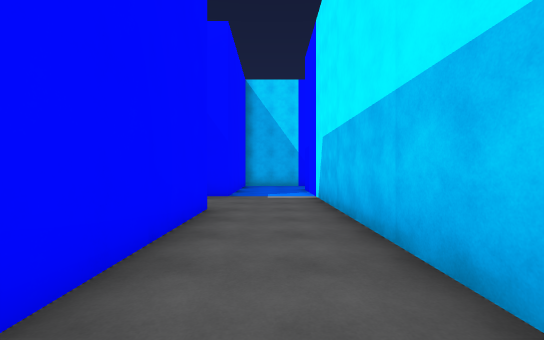
[1] (above)

23 first-person views from a walk through a scene from a Unity 3-D project. The camera is 1.5 m above the floor, looks level and sees 90° across. The floor is counted in squares, 2 m on a side. Each view is taken from the middle of a square. On the plan, view 1 faces up. The plan holds only what a view shows up to about 10 squares ahead; the rest is blank. The player is left out.

[2]
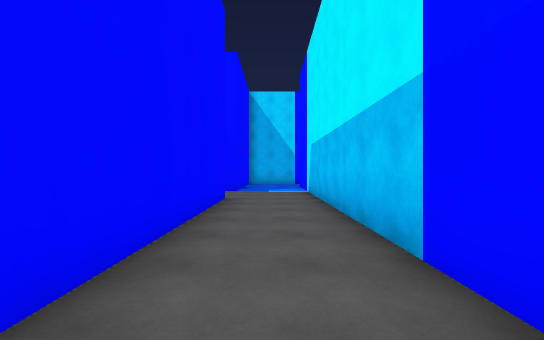

[3]
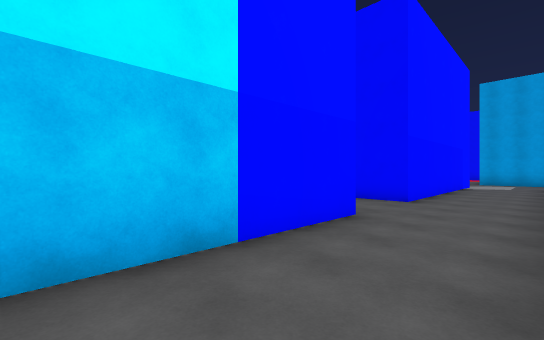

[4]
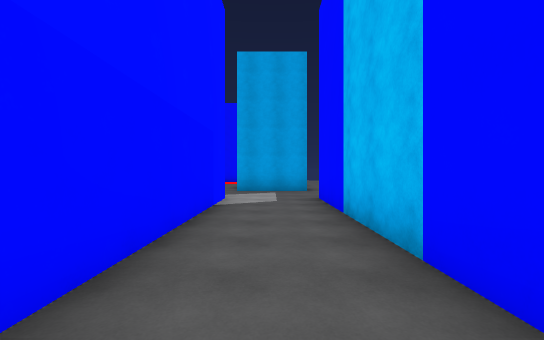

[5]
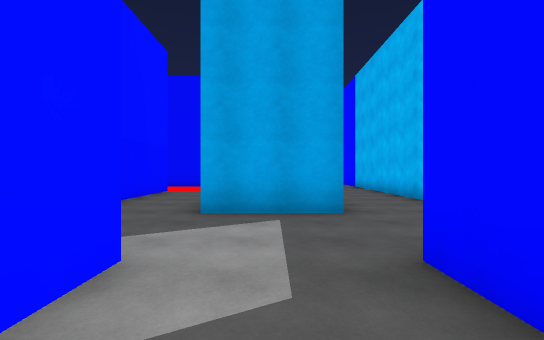

[6]
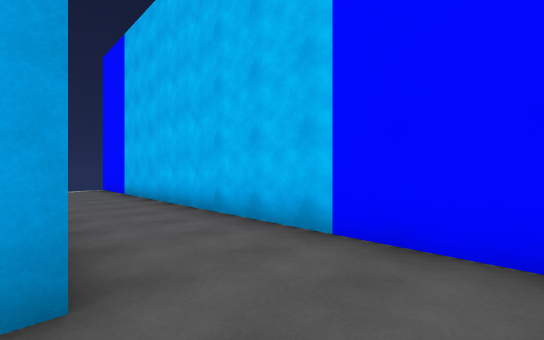

[7]
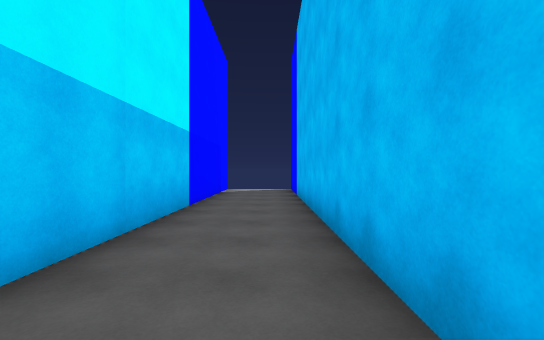

[8]
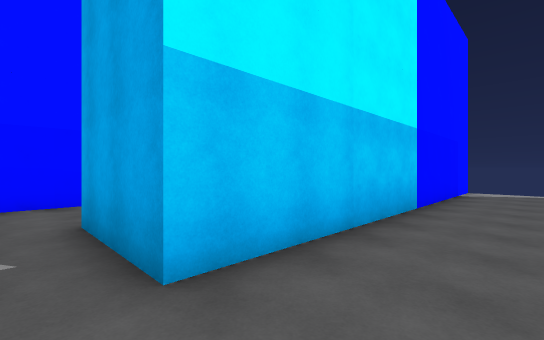

[9]
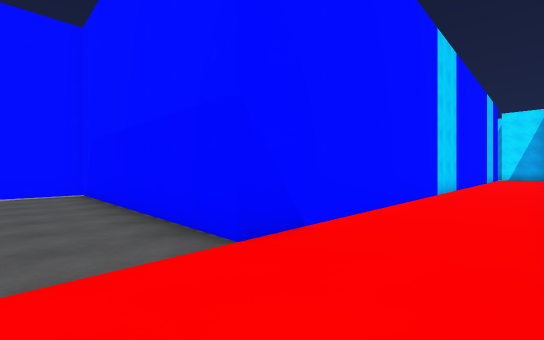

[10]
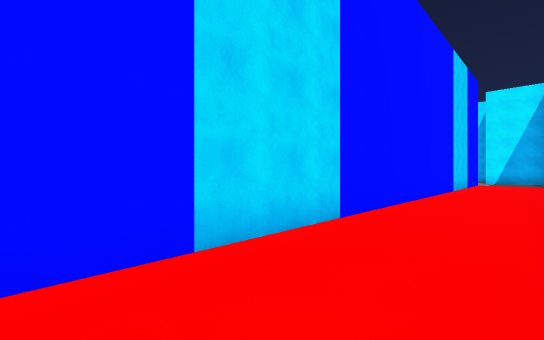

[11]
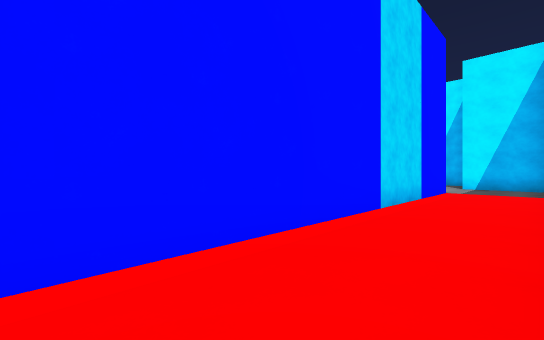

[12]
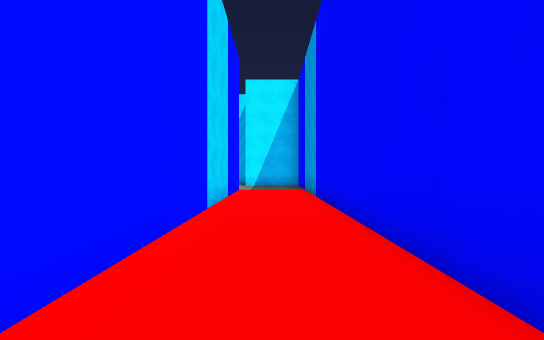

[13]
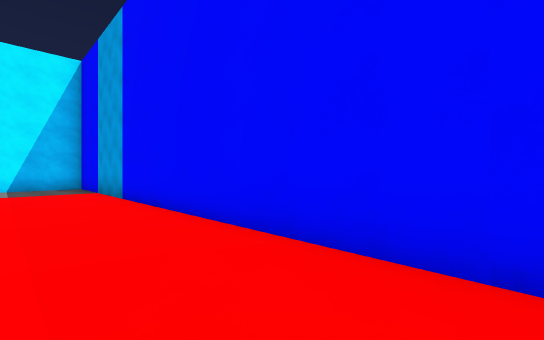

[14]
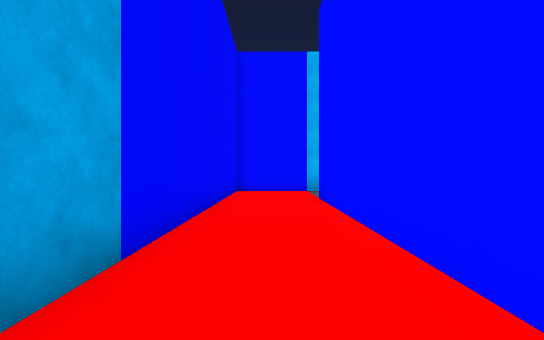

[15]
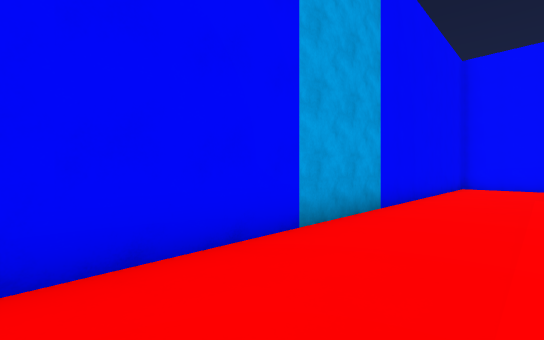

[16]
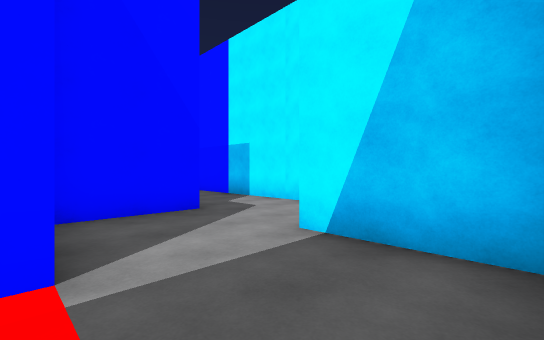

[17]
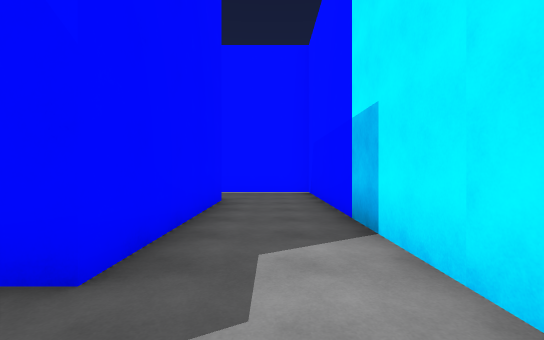

[18]
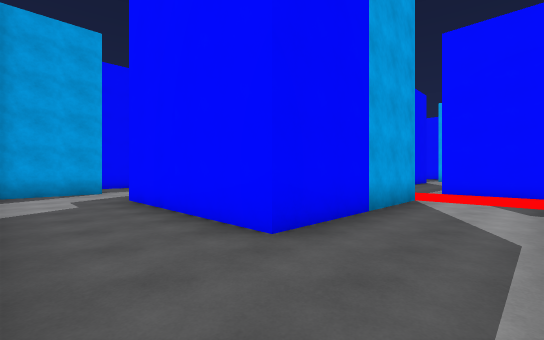

[19]
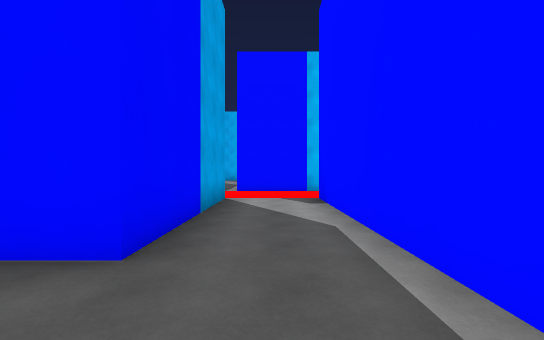

[20]
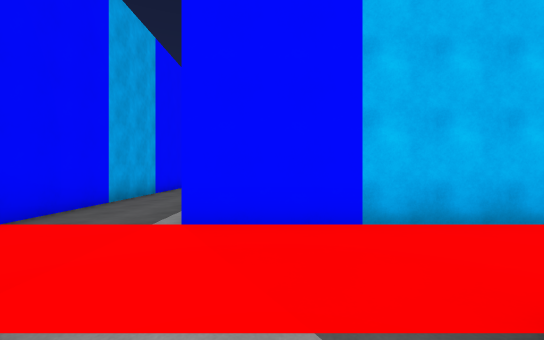

[21]
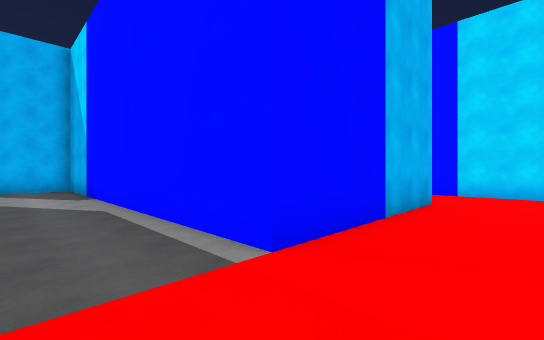

[22]
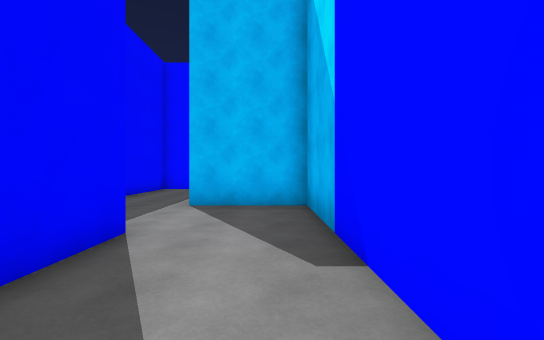

[23]
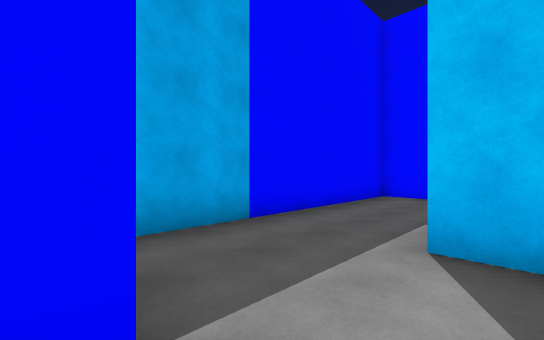

### Floor plan
Points are (right, up) in squares from view 1. A wall is a line through its corners. A room is listed if a view was taken in it or the views show most of it. See-through windows are left out.
Room 1 (views 1, 2, 3, 4, 5, 6, 7, 8)
walls: (-1.2, -6.2) (-1.2, -12.2); (1.2, -2.2) (1.2, 10); (1.2, -12.2) (1.2, -4.8); (-3.8, -13) (-3.8, -24.4); (-1.2, 5.2) (-1.2, -0.8); (-1.2, 9.9) (-1.2, 7.8) (-1.9, 7.8); (-1.3, -24.8) (-1.3, -14.7) (1.2, -14.7)
ways out: opening at (1, -13.5) to room 2; opening at (1.5, -3.5)
Room 2 (views 9, 10, 11, 12, 13, 14, 15, 16, 17, 18, 19, 20, 21, 22, 23)
walls: (13.8, -14.7) (21.2, -14.7); (23.8, -12.2) (28.8, -12.2) (28.8, -17.3) (26.5, -17.3); (21.3, -7.2) (21.3, -12.2) (11.2, -12.2) (11.2, -14.8); (16, -22.2) (27.9, -22.2); (6.2, -16) (6.2, -17.2) (13, -17.2); (26.4, -19.8) (3.8, -19.8) (3.8, -12.2) (2, -12.2); (28.8, -22) (28.8, -19.7) (31, -19.7); (31.3, -17.8) (31.3, -9.7) (23.8, -9.7); (1.2, -19.2) (1.2, -22.2); (1.5, -22.2) (14, -22.2)
ways out: opening at (1, -13.5) to room 1; opening at (22.5, -8.5)

Where each view was taken, in squares from view 1:
view 1: 0 up, 0 right, facing up
view 2: 2 down, 0 right, facing up
view 3: 2 up, 1 left, facing down-right
view 4: 5 down, 0 right, facing down
view 5: 10 down, 0 right, facing down
view 6: 13 down, 1 left, facing down-left
view 7: 14 down, 3 left, facing down
view 8: 14 down, 3 left, facing down-right
view 9: 22 down, 2 right, facing up-right
view 10: 22 down, 10 right, facing up-right
view 11: 22 down, 16 right, facing up-right
view 12: 21 down, 16 right, facing right
view 13: 20 down, 16 right, facing down-right
view 14: 21 down, 11 right, facing left
view 15: 20 down, 14 right, facing down-left
view 16: 22 down, 26 right, facing up-right
view 17: 19 down, 30 right, facing up
view 18: 10 down, 31 right, facing down-left
view 19: 11 down, 31 right, facing left
view 20: 11 down, 25 right, facing left
view 21: 14 down, 23 right, facing up-left
view 22: 13 down, 17 right, facing left
view 23: 14 down, 14 right, facing down-left
